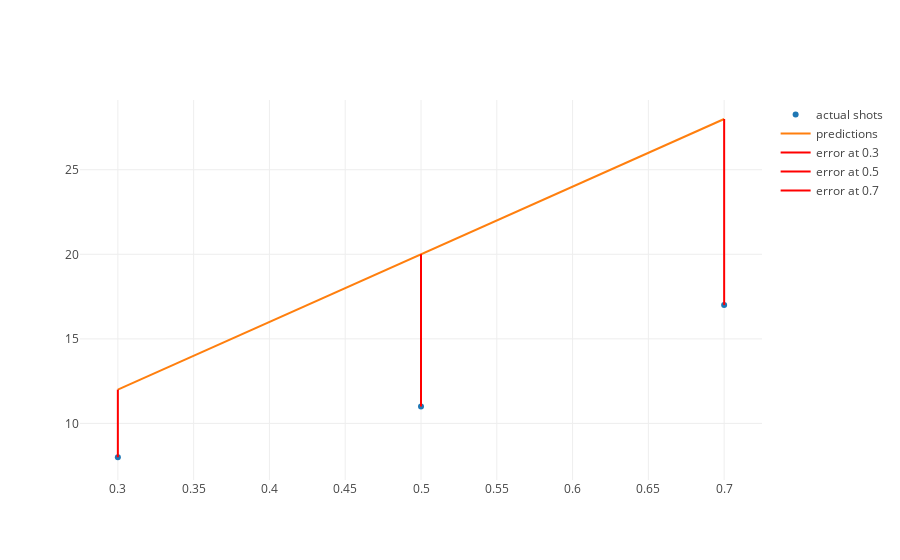

The notebook cell this image was saved under:
### Markdown cell above
And we can plot the predictions of our hypothesis function alongside our actual data.

### Code cell
from data import plot_data_and_errors
plot_data_and_errors()

### Figure 1 — Plotly figure (JSON) as saved in the notebook; plotly's stock layout.template omitted (floating-point values rounded to 4 significant figures)
{"data": [{"mode": "markers", "name": "actual shots", "text": [], "type": "scatter", "uid": "88543a68-df1c-496c-9fa2-a170f8c1dc97", "x": [0.3, 0.5, 0.7], "y": [8, 11, 17]}, {"mode": "lines", "name": "predictions", "text": [], "type": "scatter", "uid": "a66edf59-5585-40c8-bb17-ffde1894f644", "x": [0.3, 0.4, 0.5, 0.6, 0.7], "y": [12, 16, 20, 24, 28]}, {"hoverinfo": "none", "marker": {"color": "red"}, "mode": "lines", "name": "error at 0.3", "text": ["-4"], "textposition": "top right", "type": "scatter", "uid": "862ee9a2-81e3-4873-82cf-3bc8f4f12b52", "x": [0.3, 0.3], "y": [12, 8]}, {"hoverinfo": "none", "marker": {"color": "red"}, "mode": "lines", "name": "error at 0.5", "text": ["-9"], "textposition": "top right", "type": "scatter", "uid": "c3dc7f8b-f7c9-4322-9e23-88f7b97789e6", "x": [0.5, 0.5], "y": [20, 11]}, {"hoverinfo": "none", "marker": {"color": "red"}, "mode": "lines", "name": "error at 0.7", "text": ["-11"], "textposition": "top right", "type": "scatter", "uid": "b50d666b-7ee4-4867-951d-94511b744673", "x": [0.7, 0.7], "y": [28, 17]}], "layout": {"autosize": true, "xaxis": {"autorange": true, "range": [0.2753, 0.7247], "type": "linear"}, "yaxis": {"autorange": true, "range": [6.558, 29.13], "type": "linear"}}}
